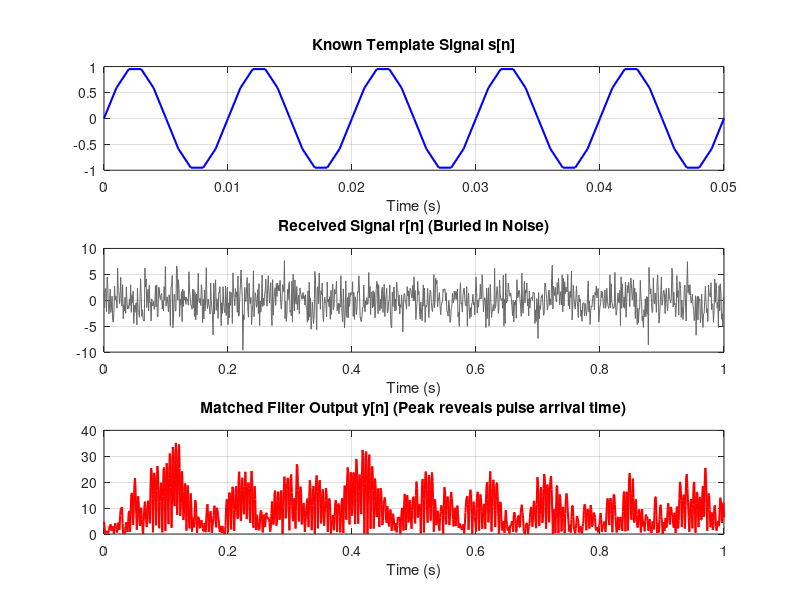

MATLAB code to generate this figure:
% --- Matched Filter Demonstration ---
clear; clc; close all;

% 1. Parameters & Signal Setup
fs = 1000;                     % Sampling rate (Hz)
t_pulse = 0:1/fs:0.05;         % Pulse duration (50 ms)
fc = 100;                      % Carrier frequency (100 Hz)

% Known reference template s[n]
s = sin(2 * pi * fc * t_pulse); 

% 2. Construct Received Signal with Delay and Noise
t_total = 0:1/fs:1;            % Total duration (1 sec)
r = zeros(size(t_total));
delay_idx = 400;               % Inject pulse at index 400 (~0.4s)
r(delay_idx : delay_idx + length(s) - 1) = s;

% Add zero-mean white Gaussian noise (burying the pulse)
noise_level = 2.5;
r_noisy = r + noise_level * randn(size(r));

% 3. Matched Filter Implementation
h = fliplr(s);                 % Time-reverse the reference template
y = conv(r_noisy, h, 'same');  % Convolve noisy input with matched filter

% 4. Visualization
figure('Position', [100, 100, 800, 600]);

subplot(3,1,1);
plot(t_pulse, s, 'b', 'LineWidth', 1.5);
title('Known Template Signal s[n]');
xlabel('Time (s)'); grid on;

subplot(3,1,2);
plot(t_total, r_noisy, 'Color', [0.4 0.4 0.4]);
title('Received Signal r[n] (Buried in Noise)');
xlabel('Time (s)'); grid on;

subplot(3,1,3);
plot(t_total, abs(y), 'r', 'LineWidth', 1.5);
title('Matched Filter Output y[n] (Peak reveals pulse arrival time)');
xlabel('Time (s)'); grid on;
